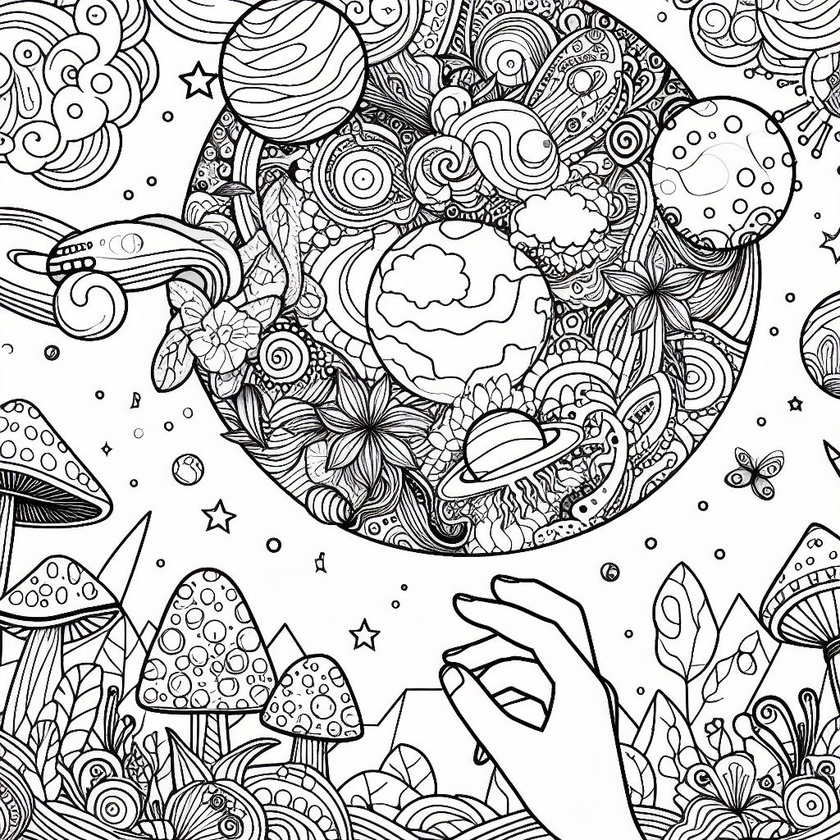
#> input picture assets/data/bg.jpg, 840 x 840 px, shrunk from 1024 x 1024 before the run; its folder holds only this picture in this run
$ python -i CBGenerator.py   (imports and definitions only)
#> lines starting #> are read from the running program, lines starting #| are printed output that depends on the picture; after the words box and inside, x2 and y2 are one past the last pixel; in counts of white or black regions, pixels touching at a corner belong together
import random as rd
import requests
from bs4 import BeautifulSoup
from selenium import webdriver
from selenium.webdriver.support.ui import WebDriverWait
from selenium.webdriver.support import expected_conditions as EC
from selenium.webdriver.common.by import By
from selenium.common.exceptions import ElementClickInterceptedException
import threading
import datetime as dt
import cv2 as cv
import numpy as np
import shutil
import os
from time import sleep
from concurrent.futures import ThreadPoolExecutor


URL = "https://relatedwords.io/"
MAIN_DIV_XPATH = "/html/body/div[4]/div/div[12]/div/div[2]/div[2]/div/div/div/div/div[1]/div/div"
IMG_CLASS = ".sFlh5c.pT0Scc.iPVvYb"
COOKIES_XPATH = "/html/body/c-wiz/div/div/div/div[2]/div[1]/div[3]/div[1]/div[1]/form[2]/div/div/button/span"
COOKIES_XPATH2 = "/html/body/c-wiz/div/div/div/div[2]/div[1]/div[3]/div[1]/div[1]/form[2]/div/div/button/div[3]"
COOKIES_TEXT = "//span[text()='Accept all'] | //div[text()='Accept all']"


class CBGenerator:

    def __init__(self, path: str = "output/") -> None:
        self.__path = path


    # [13 lines left out: function run, not called in this run]


    def get_path(self) -> str:
        return self.__path


    def process_image(self, url: str, output_dir: str, basename: str = "res", method: int = 1, preview: bool = False) -> None:
        """
        Processes the image by drawing its contours on white plane and saves it to the output directory.

        Parameters:
            url (str): Local URL of the image to be processed.
            preview (bool): Gate for the preview of the processed image.
            method (int): The method of processing the image. 1 - Contours with adaptive thresholding, 2 - Canny edge detection, 3 - Adaptive Canny edge detection.

        Returns:
            None
        """
#> called with url = 'data/bg.jpg', output_dir = 'out.png', basename = 'res', method = 1, preview = False
        image = cv.imread(url)
#> image is the input picture: shape (840, 840, 3); mean B, G, R 193.3, 193.3, 193.5
        try:
            gray = cv.cvtColor(image, cv.COLOR_BGR2GRAY)
        except Exception:
            print(url, "ERROR")
            return
        if method == 1:
            result = np.ones((image.shape[0], image.shape[1], 3), dtype=np.uint8) * 255
            thr1 = cv.adaptiveThreshold(gray, 255, cv.ADAPTIVE_THRESH_GAUSSIAN_C, cv.THRESH_BINARY, 13, 2)
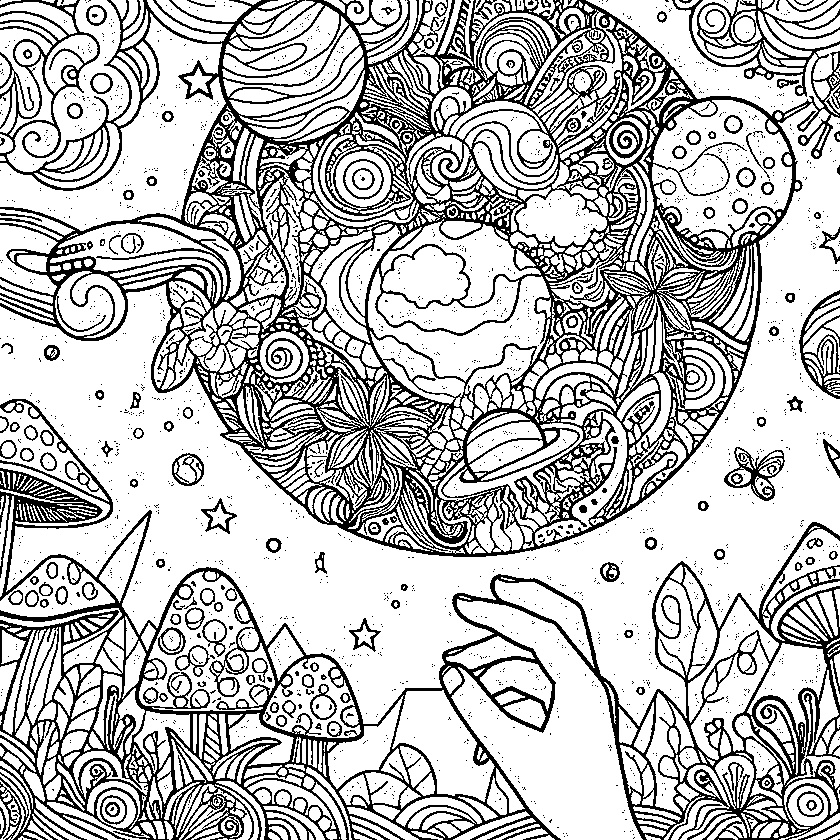
#> thr1: shape (840, 840); 74.2% white; black in thin lines or dots
            contours, _ = cv.findContours(thr1, cv.RETR_TREE, cv.CHAIN_APPROX_SIMPLE)
#> contours = 4685 contours, 3424 with area under 20; largest, box (x1, y1, x2, y2) and area: (0, 103, 840, 726) 135553, (451, 599, 643, 840) 20614, (0, 13, 226, 231) 16402, (652, 100, 792, 238) 12816, (139, 571, 275, 711) 9689
            cv.drawContours(result, contours, -1, (0, 0, 0), 1)
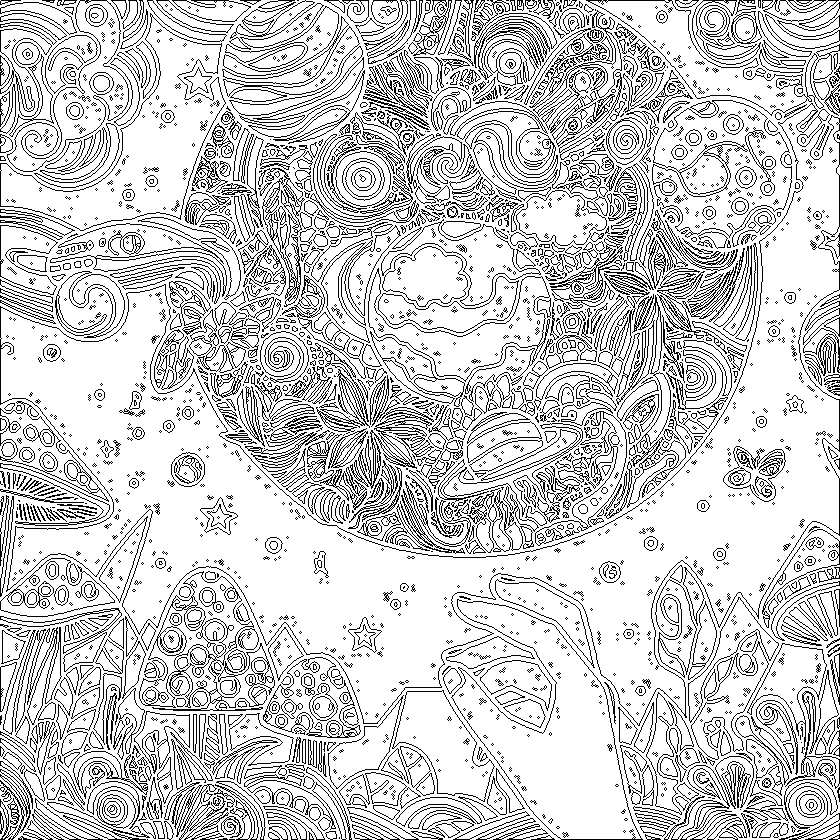
#> result: shape (840, 840, 3); 80.9% white; black in thin lines or dots

        elif method == 2:
            edges = cv.Canny(gray,100,120, apertureSize=3, L2gradient=False)
            result = cv.bitwise_not(edges)

        elif method == 3:
            ret, _ = cv.threshold(gray, thresh=0, maxval=255, type=(cv.THRESH_BINARY + cv.THRESH_OTSU))
            edges = cv.Canny(gray, threshold1=(ret * 0.4), threshold2=ret)
            result = cv.bitwise_not(edges)

        if preview:
            cv.imshow("image", image)
            cv.imshow("result", result)
            cv.waitKey(0)
            cv.destroyAllWindows()

        cv.imwrite(f"{output_dir}" + f"{basename}{rd.randint(1, 9999999999)}.jpg", result)


class WordRandomizer:

    # [19 lines left out: function generate, not called in this run]


class HQImageScraper:


    # [134 lines left out: functions get_urls, download_images, download_multiple_images, not called in this run]


>>> result = CBGenerator().process_image('data/bg.jpg', 'out.png')
